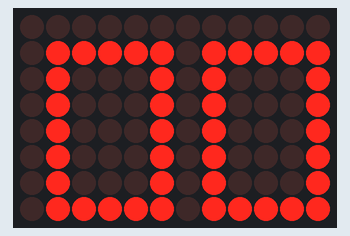
This sketch was run on a simulated Arduino Uno R4 WiFi. On the bench: 12×8 LED matrix.

Above: at 0.1 s.
At 4.1 s:
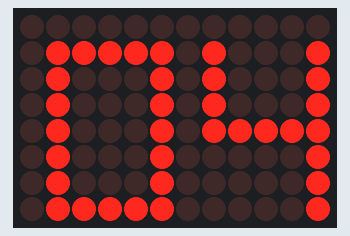
At 9.1 s:
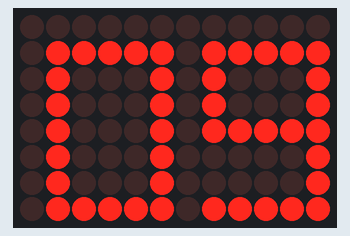
At 19.1 s:
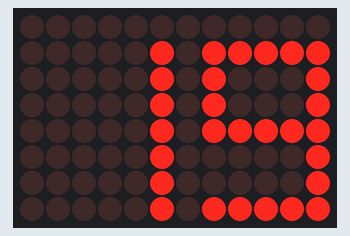
At 29.1 s:
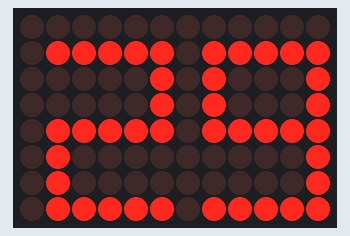
At 39.1 s:
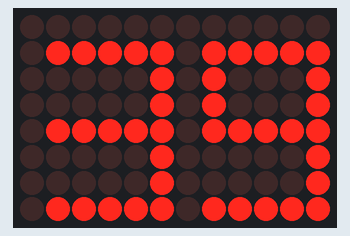

The sketch:

Count.ino
```cpp
/* Count from 00 to 99 on the UNO R4 WiFi LED Matrix.
 * The LED matrix is divided into left and right frames, with the right frame
 * used to plot the "ones" and the left frame the "tens". Ones and tens are
 * stored as matrix arrays, and are joined into the full frame using bitwise OR.
 */
#include "Arduino_LED_Matrix.h"

ArduinoLEDMatrix matrix;

const uint32_t clear[3] = {0x0, 0x0, 0x0};

const uint32_t ones[10][3] = {
  {0x00001F01, 0x10110110, 0x1101101F},  // _0
  {0x00000100, 0x10010010, 0x01001001},  // _1
  {0x00001F00, 0x100101F0, 0x1001001F},  // _2
  {0x00001F00, 0x100101F0, 0x0100101F},  // _3
  {0x00001101, 0x101101F0, 0x01001001},  // _4
  {0x00001F01, 0x001001F0, 0x0100101F},  // _5
  {0x00001F01, 0x001001F0, 0x1101101F},  // _6
  {0x00001F00, 0x10010010, 0x01001001},  // _7
  {0x00001F01, 0x101101F0, 0x1101101F},  // _8
  {0x00001F01, 0x101101F0, 0x0100101F}   // _9
};

const uint32_t tens[10][3] = {
  {0x0007C044, 0x04404404, 0x404407C0},  // 0_
  {0x00004004, 0x00400400, 0x40040040},  // 1_
  {0x0007C004, 0x00407C04, 0x004007C0},  // 2_
  {0x0007C004, 0x00407C00, 0x400407C0},  // 3_
  {0x00044044, 0x04407C00, 0x40040040},  // 4_
  {0x0007C040, 0x04007C00, 0x400407C0},  // 5_
  {0x0007C040, 0x04007C04, 0x404407C0},  // 6_
  {0x0007C004, 0x00400400, 0x40040040},  // 7_
  {0x0007C044, 0x04407C04, 0x404407C0},  // 8_
  {0x0007C044, 0x04407C00, 0x400407C0}   // 9_
};

void joinFrames(const uint32_t tens[], const uint32_t ones[], uint32_t joined[])
{
  for (int i=0; i < 3; ++i)
    joined[i] = tens[i] ^ ones[i];
}

void setup() {
  Serial.begin(115200);
  matrix.begin();
}

void loop()
{
  uint32_t frame[3];

  for (int i=0; i < 10; ++i)
    for (int j=0; j < 10; ++ j) {
      joinFrames(tens[i], ones[j], frame);
      matrix.loadFrame(frame);
      delay(1000);
    }
}
```

Measured:
- what the display in image 1 shows lasts 1.0 s, from 4.0 s to 5.0 s
